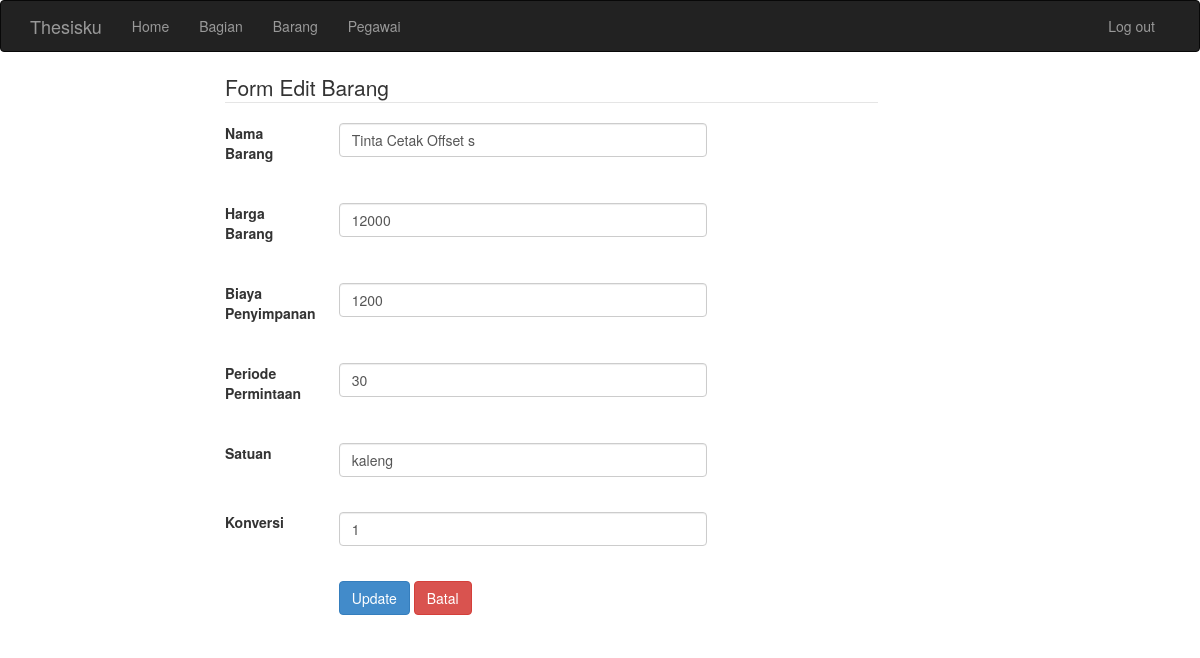
Page /admin/barang/barang_form_edit.php?id=146 on the earlier database version.
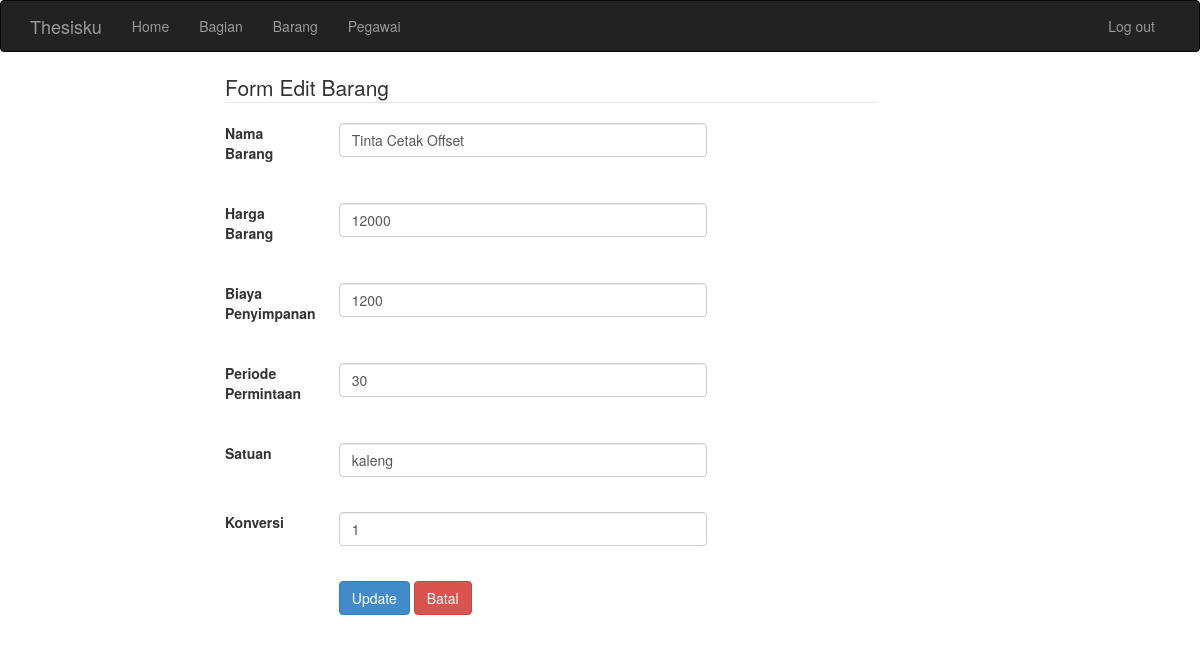
Same page on the later database version.
### tables this page shows
CREATE TABLE `barang` (
  `id_barang` int(16) NOT NULL,
  `nama_barang` varchar(64) NOT NULL,
  `harga_barang` varchar(16) NOT NULL,
  `biaya_penyimpanan` varchar(16) NOT NULL,
  `periode_permintaan` varchar(4) NOT NULL,
  `satuan` varchar(16) NOT NULL,
  `konversi` varchar(16) NOT NULL
);

### class/barang.php (called while the page is built, shortened)
<?php
	class barang
	{
		private $conn;
		function __construct($conn) {
			$this->conn = $conn;
		}
		function BarangList ()
		{
			$sqlBarangList = $this->conn->query("SELECT * FROM barang ORDER BY nama_barang ASC");
			while ($row = $sqlBarangList->fetch_assoc())
			{
				$data [] = $row;
			}
			return $data;
		}
		function findBarangById ($id)
		{
			$sqlEditBarang = $this->conn->query("SELECT * FROM barang WHERE id_barang = '$id'");
			while ($row = $sqlEditBarang->fetch_assoc())
			{
				$data[] = $row;
			}
			return $data;
		}
	}
?>

### admin/barang/barang_edit.php (the view, shortened to what this page needs)
<?php
include "../../class/config.php";
include "../../class/barang.php";
	$id = $_GET ['id'];
	$d1 = new database();
	$conn = $d1->koneksidatabase();
	$BarangList = new barang($conn);
	$BarangList->BarangList();
	$DaftarBarang = $BarangList->BarangList();
	$Barang = $BarangList->findBarangById($id);
?>
<div class="container-fluid">
    	<div class="col-md-7 col-md-offset-2">
    		<form class="form-horizontal" method="post" action="barang_update.php">
    			<?php
                    if(empty($Barang)){
                    }else{
                    foreach ($Barang as $key => $value) {
                    ?>
                <legend> Form Edit Barang </legend>
                <div class="form-group">
                	<label for="nama_bagian" class="col-md-2"> Nama Barang  </label>
                	<div class="col-md-7">
                    	<input type="text" class="form-control" id="nama_barang" name="nama_barang" value="<?php echo $value['nama_barang']; ?>">
                    </div>
                </div>
                <br>
                <div class="form-group">
                	<label for="Harga Barang" class="col-md-2"> Harga Barang  </label>
                	<div class="col-md-7">
                    	<input type="text" class="form-control" id="harga_barang" name="harga_barang" value="<?php echo $value['harga_barang']; ?>">
                    </div>
                </div>
                <br>
                <div class="form-group">
                	<label for="Biaya Peyimpanan" class="col-md-2"> Biaya Penyimpanan  </label>
                	<div class="col-md-7">
                    	<input type="text" class="form-control" id="biaya_penyimpanan" name="biaya_penyimpanan" value="<?php echo $value['biaya_penyimpanan']; ?>">
                    </div>
                </div>
                <br>
                <div class="form-group">
                	<label for="periode permintaab" class="col-md-2"> Periode Permintaan  </label>
                	<div class="col-md-7">
                    	<input type="text" class="form-control" id="periode permintaan" name="periode_permintaan" value="<?php echo $value['periode_permintaan']; ?>">
                    </div>
                </div>
                <br>
                <div class="form-group">
                	<label for="Satuan" class="col-md-2"> Satuan  </label>
                	<div class="col-md-7">
                    	<input type="text" class="form-control" id="satuan" name="satuan" value="<?php echo $value['satuan']; ?>">
                    </div>
                </div>
                <br>
                <div class="form-group">
                	<label for="Keterangan" class="col-md-2"> Konversi  </label>
                	<div class="col-md-7">
                    	<input type="text" class="form-control" id="biaya_penyimpanan" name="konversi" value="<?php echo $value['konversi']; ?>">
                    </div>
                </div>
                <br>
                <div class="form-group">
                	<div class="col-md-7 col-md-offset-2">
                		<input type="submit" class="btn btn-md btn-primary" name="update" value="Update" >
                        	<a class="btn btn-danger" href="index.php" role="button">Batal</a>
                    </div>
                </div>
                <?php
                    }}
                    ?>
    		</form>
        </div>
    </div>

Differences in the rows shown:
changed barang "kaleng": nama_barang "Tinta Cetak Offset s" → "Tinta Cetak Offset"
